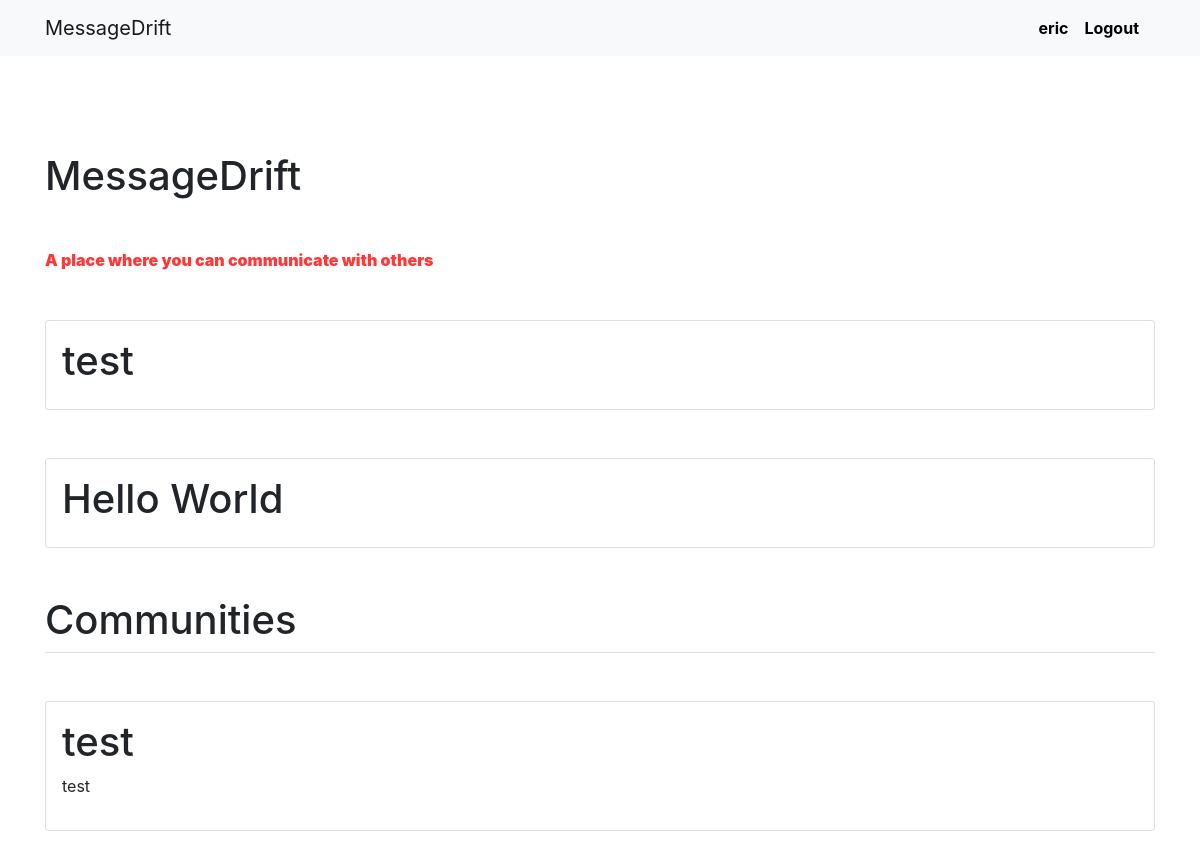
The page / (signed in) on the database its author committed.
### message/models.py (models this page shows, shortened)
class Post(models.Model):
    user_id = models.ForeignKey(User, on_delete=models.CASCADE)
    community_id = models.ForeignKey('Communities', models.SET_NULL, null=True, blank=True)
    title = models.CharField(max_length=30)
    content = models.TextField()
    date_created = models.DateTimeField(default=timezone.now)
    views = models.BigIntegerField(default=0)
    likes = models.BigIntegerField(default=0)

class Communities(models.Model):
    name = models.CharField(max_length=20)
    description = models.TextField()
    slug = models.SlugField(null=False, unique=True)

### message/views.py (the view)
# urls.py: path('', views.ViewIndex.as_view(), name='index'),
class ViewIndex(ListView):
  template_name = 'message/index.html'
  context_object_name = 'post_list'
  model = Post
  def get_context_data(self, **kwargs):
    context = super(ViewIndex, self).get_context_data(**kwargs)
    context['communities'] = Communities.objects.all()
    return context

### templates/message/index.html
{% extends 'base.html' %}
{% block content %}
<div class="my-5 title-container">
    <h1>MessageDrift</h1>
    <div class="my-5">
      <p>A place where you can communicate with others</p>
    </div>
</div>
<div class="my-5">
  <div class="border-bottom my-5">
    {% for post in post_list %}
    <a href="{% url 'view_post' post.id %}" class="post-hyperlink">
      <div class ="card my-5 p-3">
        <h1>{{ post.title }}</h1>
      </div>
    </a>
    {% endfor %}
    <h1>Communities</h1>
  </div>
  {% for community in communities %}
    <a href="{% url 'view_community' community.slug %}" class="post-hyperlink">
      <div class ="card my-5 p-3">
        <h1>{{ community.name }}</h1>
        <p>{{ community.description }}</p>
      </div>
    </a>
  {% endfor %}
</div>
{% endblock content %}

### templates/base.html (shortened to what this page needs)
{% load static %}
<!DOCTYPE html>
<html lang="en">
  <head>
    <link rel="stylesheet" type="text/css" href="{% static 'message/style.css' %}">
    <link rel="stylesheet" href="https://maxcdn.bootstrapcdn.com/bootstrap/4.0.0/css/bootstrap.min.css">
  </head>
  <body>
    <nav class="navbar navbar-expand-lg navbar-light bg-light">
      <div class="container">
        <a class="navbar-brand" href="/">MessageDrift</a>
        <ul class="navbar-nav ">
          {% if user.is_authenticated %}
          <a href="{% url 'profile' user.id %}"><li class="nav-item">{{ user.username }}</li></a>
          <a href="{% url 'logout' %}"><li class="nav-item mx-3">Logout</li></a>
          {% else %}
          <a href="{% url 'login' %}"><li class="nav-item">Login / Register</li></a>
          {% endif %}
        </ul>
      </div>
    </nav>
    <div class="container">
      <div class="vertical-center py-5">
          {% block content %}
          {% endblock content %}
          </div>
        </div>
  </body>
</html>

### message/static/message/style.css (style rules this page uses)
body { font-family: 'Lato', sans-serif, !important; }
.post-hyperlink { color: inherit; text-decoration: none; }
.title-container p { font-weight: 900; color: #fc3838; }
.navbar ul a { color: black; font-weight: bold; text-decoration: none; }

### rows shown on the page
Post: title "test"
Post: title "Hello World"
Communities: name "test", description "test"

### other values the page prints
{{ user.username }} "eric"
